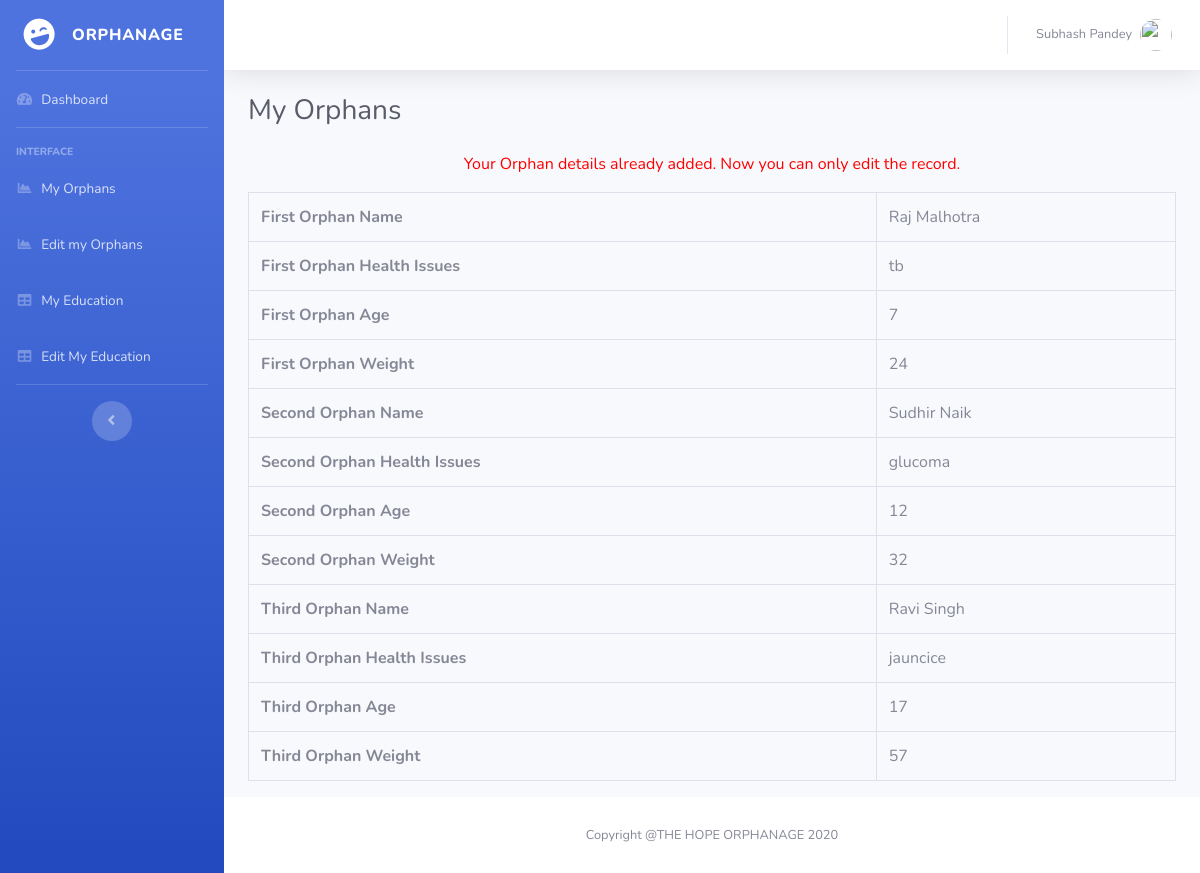
Page /Orphanage-Record-Management-System-Project/erms/myexp.php (signed in) on the earlier database version.
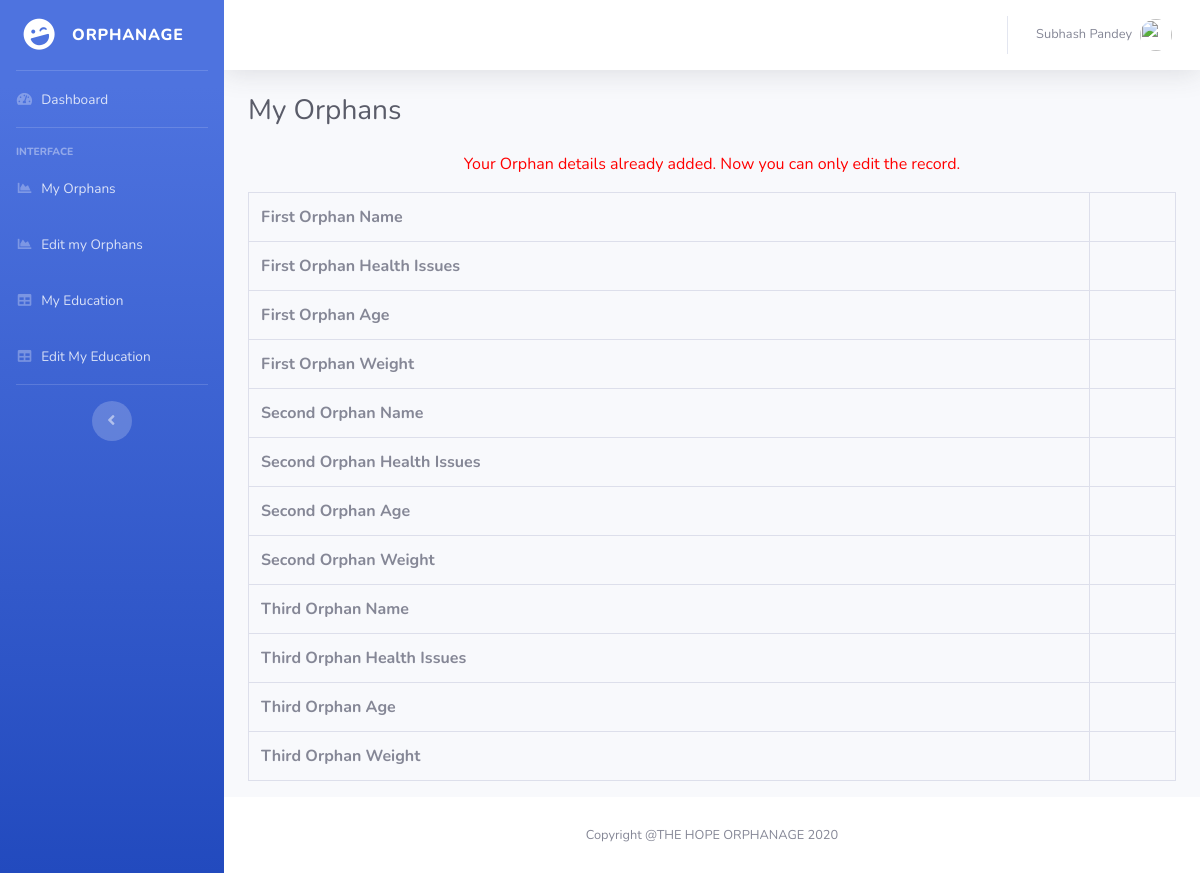
Same page on the later database version.
### tables this page shows
CREATE TABLE `employeedetail` (
  `ID` int(11) NOT NULL,
  `EmpFname` varchar(50) DEFAULT NULL,
  `EmpLName` varchar(50) NOT NULL,
  `EmpCode` varchar(50) DEFAULT NULL,
  `EmpDept` varchar(120) DEFAULT NULL,
  `EmpDesignation` varchar(120) DEFAULT NULL,
  `EmpContactNo` bigint(10) DEFAULT NULL,
  `EmpGender` enum('Male','Female') DEFAULT NULL,
  `EmpEmail` varchar(200) DEFAULT NULL,
  `EmpPassword` varchar(100) DEFAULT NULL,
  `EmpJoingdate` date DEFAULT NULL,
  `PostingDate` timestamp NOT NULL DEFAULT CURRENT_TIMESTAMP
);

CREATE TABLE `empexpireince` (
  `ID` int(11) NOT NULL,
  `EmpID` varchar(5) DEFAULT NULL,
  `Employer1Name` varchar(75) DEFAULT NULL,
  `Employer1Designation` varchar(50) DEFAULT NULL,
  `Employer1CTC` varchar(50) DEFAULT NULL,
  `Employer1WorkDuration` varchar(11) DEFAULT NULL,
  `Employer2Name` varchar(75) DEFAULT NULL,
  `Employer2Designation` varchar(50) DEFAULT NULL,
  `Employer2CTC` varchar(50) DEFAULT NULL,
  `Employer2WorkDuration` varchar(11) DEFAULT NULL,
  `Employer3Name` varchar(75) DEFAULT NULL,
  `Employer3Designation` varchar(50) DEFAULT NULL,
  `Employer3CTC` varchar(50) DEFAULT NULL,
  `Employer3WorkDuration` varchar(11) DEFAULT NULL
);

### Orphanage-Record-Management-System-Project/erms/myexp.php (the view, shortened to what this page needs)
<?php
include('includes/dbconnection.php');
if (strlen($_SESSION['uid']==0)) {
  header('location:logout.php');
  } else{
  ?>
<!DOCTYPE html>
<html lang="en">
<head>
  <link href="vendor/fontawesome-free/css/all.min.css" rel="stylesheet" type="text/css">
  <link href="css/sb-admin-2.min.css" rel="stylesheet">
</head>
<body id="page-top">
  <div id="wrapper">
  <?php include_once('includes/sidebar.php')?>
    <div id="content-wrapper" class="d-flex flex-column">
      <div id="content">
         <?php include_once('includes/header.php')?>
        <div class="container-fluid">
          <h1 class="h3 mb-4 text-gray-800">My Orphans</h1>
  <?php
$empid=$_SESSION['uid'];
$query=mysqli_query($con,"select * from empexpireince where EmpID=$empid");
$row=mysqli_fetch_array($query);
if($row>0)
{
?>
<p style="font-size:16px; color:red" align="center">Your Orphan details already added. Now you can only edit the record. </p>
<table class="table table-bordered" id="dataTable" width="100%" cellspacing="0">
<tr>
  <th>First Orphan Name</th>
  <td><?php echo $row['Employer1Name'];?></td>
</tr>
<tr>
  <th>First Orphan Health Issues</th>
  <td><?php echo $row['Employer1Designation'];?></td>
</tr>
<tr>
  <th>First Orphan Age</th>
  <td><?php echo $row['Employer1CTC'];?></td>
</tr>
<tr>
  <th>First Orphan Weight</th>
  <td><?php echo $row['Employer1WorkDuration'];?></td>
</tr>
<tr>
  <th>Second Orphan Name</th>
  <td><?php echo $row['Employer2Name'];?></td>
</tr>
<tr>
  <th>Second Orphan Health Issues</th>
  <td><?php echo $row['Employer2Designation'];?></td>
</tr>
<tr>
  <th>Second Orphan Age</th>
  <td><?php echo $row['Employer2CTC'];?></td>
</tr>
<tr>
  <th>Second Orphan Weight</th>
  <td><?php echo $row['Employer2WorkDuration'];?></td>
</tr>
<tr>
  <th>Third Orphan Name</th>
  <td><?php echo $row['Employer3Name'];?></td>
</tr>
<tr>
  <th>Third Orphan Health Issues</th>
  <td><?php echo $row['Employer3Designation'];?></td>
</tr>
<tr>
  <th>Third Orphan Age</th>
  <td><?php echo $row['Employer3CTC'];?></td>
</tr>
<tr>
  <th>Third Orphan Weight</th>
  <td><?php echo $row['Employer3WorkDuration'];?></td>
</tr>
</table>
<?php } ?>
        </div>
      </div>
   <?php include_once('includes/footer.php');?>
    </div>
  </div>
</body>
</html>
<?php }  ?>

### Orphanage-Record-Management-System-Project/erms/includes/sidebar.php
  <ul class="navbar-nav bg-gradient-primary sidebar sidebar-dark accordion" id="accordionSidebar">
      <a class="sidebar-brand d-flex align-items-center justify-content-center" href="myprofile.php">
        <div class="sidebar-brand-icon rotate-n-15">
          <i class="fas fa-laugh-wink"></i>
        </div>
        <div class="sidebar-brand-text mx-3">Orphanage </div>
      </a>
      <hr class="sidebar-divider my-0">
      <li class="nav-item">
        <a class="nav-link" href="welcome.php">
          <i class="fas fa-fw fa-tachometer-alt"></i>
          <span>Dashboard</span></a>
      </li>
      <hr class="sidebar-divider">
      <div class="sidebar-heading">
        Interface
      </div>
      <li class="nav-item">
        <a class="nav-link" href="myexp.php">
          <i class="fas fa-fw fa-chart-area"></i>
          <span>My Orphans</span></a>
      </li>
       <li class="nav-item">
        <a class="nav-link" href="editmyexp.php">
          <i class="fas fa-fw fa-chart-area"></i>
          <span>Edit my Orphans</span></a>
      </li>
      <li class="nav-item">
        <a class="nav-link" href="myeducation.php">
          <i class="fas fa-fw fa-table"></i>
          <span>My Education</span></a>
      </li>
<li class="nav-item">
        <a class="nav-link" href="editmyeducation.php">
          <i class="fas fa-fw fa-table"></i>
          <span>Edit My Education</span></a>
      </li>
      <hr class="sidebar-divider d-none d-md-block">
      <div class="text-center d-none d-md-inline">
        <button class="rounded-circle border-0" id="sidebarToggle"></button>
      </div>
    </ul>

### Orphanage-Record-Management-System-Project/erms/includes/header.php (shortened to what this page needs)
 <nav class="navbar navbar-expand navbar-light bg-white topbar mb-4 static-top shadow">
          <ul class="navbar-nav ml-auto">
            <li class="nav-item dropdown no-arrow">
              <a class="nav-link dropdown-toggle" href="#" id="userDropdown" role="button" data-toggle="dropdown" aria-haspopup="true" aria-expanded="false">
<?php
$empid=$_SESSION['uid'];
$ret=mysqli_query($con,"select EmpFname,EmpLname from employeedetail where ID='$empid'");
$row=mysqli_fetch_array($ret);
$fname=$row['EmpFname'];
$lname=$row['EmpLname'];
?>
                <span class="mr-2 d-none d-lg-inline text-gray-600 small"><?php echo $fname." ".$lname; ?></span>
                <img class="img-profile rounded-circle" src="https://source.unsplash.com/QAB-WJcbgJk/60x60">
              </a>
            </li>
          </ul>
        </nav>

### Orphanage-Record-Management-System-Project/erms/includes/footer.php
<footer class="sticky-footer bg-white">
     <div class="container my-auto">
       <div class="copyright text-center my-auto">
         <span>Copyright @THE HOPE ORPHANAGE 2020</span>
       </div>
     </div>
   </footer>

Differences in the rows shown:
no longer on this page (row edited): empexpireince: Employer1Name "Raj Malhotra", Employer1Designation "tb", Employer1CTC "7", Employer1WorkDuration "24", Employer2Name "Sudhir Naik", Employer2Designation "glucoma", Employer2CTC "12", Employer2WorkDuration "32", Employer3Name "Ravi Singh", Employer3Designation "jauncice", Employer3CTC "17", Employer3WorkDuration "57"
